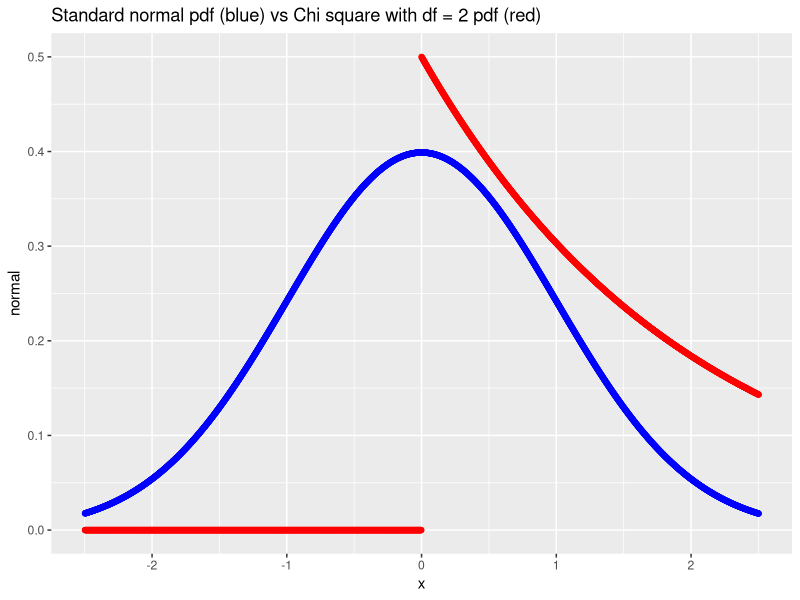
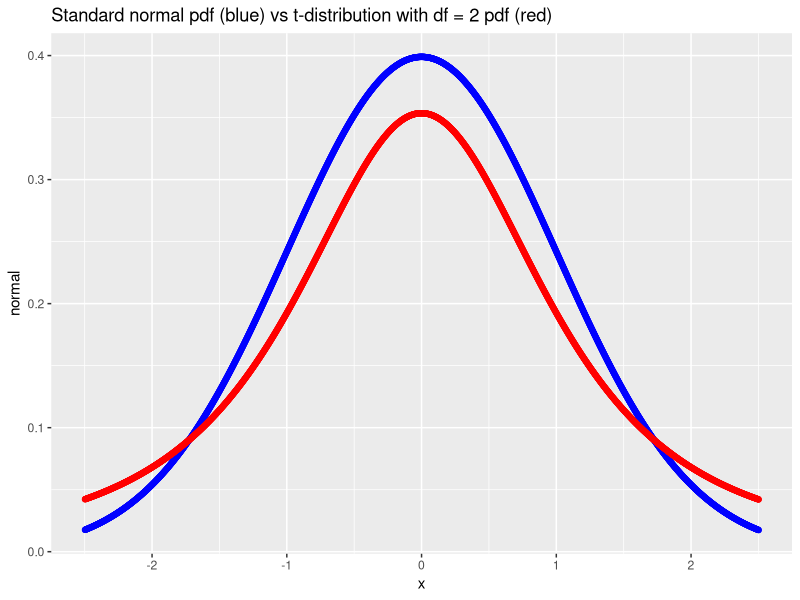

Here is the R script that generated these plots, in order:
## ---- chunk 1
knitr::opts_chunk$set(echo = TRUE)
rm(list = ls()) # clean-up workspace
library(tidyverse)
library(carData)
## ---- chunk 2
x.values <- 1:2501 * 0.002 - 2.5
normal.pdf <- dnorm(x.values)
t.pdf <- dt(x.values, df = 2)
chisq.pdf <- dchisq(x.values, df = 2)

pdf.data <- tibble(x = x.values, normal = normal.pdf, t = t.pdf, chisq = chisq.pdf)

ggplot(data = pdf.data) +
  geom_point(mapping = aes(x = x, y = normal), color = "blue") +
  geom_point(mapping = aes(x = x, y = chisq), color = "red") + 
  labs(title = "Standard normal pdf (blue) vs Chi square with df = 2 pdf (red)")
  

ggplot(data = pdf.data) +
  geom_point(mapping = aes(x = x, y = normal), color = "blue") +
  geom_point(mapping = aes(x = x, y = t), color = "red") + 
  labs(title = "Standard normal pdf (blue) vs t-distribution with df = 2 pdf (red)")


